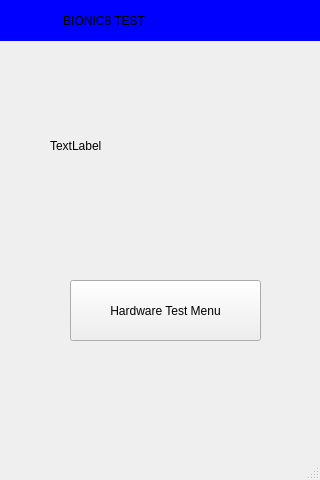
<?xml version="1.0" encoding="UTF-8"?>
<ui version="4.0">
 <class>SCREEN</class>
 <widget class="QMainWindow" name="SCREEN">
  <property name="geometry">
   <rect>
    <x>0</x>
    <y>0</y>
    <width>320</width>
    <height>480</height>
   </rect>
  </property>
  <property name="windowTitle">
   <string>MainWindow</string>
  </property>
  <widget class="QWidget" name="centralwidget">
   <widget class="QLabel" name="label_logo">
    <property name="geometry">
     <rect>
      <x>50</x>
      <y>80</y>
      <width>251</width>
      <height>131</height>
     </rect>
    </property>
    <property name="text">
     <string>TextLabel</string>
    </property>
   </widget>
   <widget class="QLabel" name="label">
    <property name="geometry">
     <rect>
      <x>0</x>
      <y>0</y>
      <width>321</width>
      <height>41</height>
     </rect>
    </property>
    <property name="styleSheet">
     <string notr="true">background-color:blue;
font: 15pt &quot;Ubuntu&quot;;</string>
    </property>
    <property name="text">
     <string>                   BIONIC8 TEST</string>
    </property>
   </widget>
   <widget class="QPushButton" name="open_new_window">
    <property name="geometry">
     <rect>
      <x>70</x>
      <y>280</y>
      <width>191</width>
      <height>61</height>
     </rect>
    </property>
    <property name="styleSheet">
     <string notr="true">font: 13pt &quot;Ubuntu&quot;;</string>
    </property>
    <property name="text">
     <string>Hardware Test Menu</string>
    </property>
   </widget>
  </widget>
  <widget class="QMenuBar" name="menubar">
   <property name="geometry">
    <rect>
     <x>0</x>
     <y>0</y>
     <width>320</width>
     <height>25</height>
    </rect>
   </property>
  </widget>
  <widget class="QStatusBar" name="statusbar"/>
 </widget>
 <resources/>
 <connections/>
</ui>
